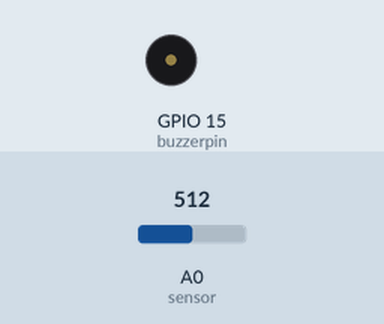
Simulated run of this sketch. Board: ESP8266 (NodeMCU). Parts: buzzer (waves = sounding, pin HIGH). Inputs (shaded band) come from the test bench; at power-on: A0 (sensor) = 512. WiFi joins after 1.5 s; servers stay silent unless stated; what the sketch prints to the serial monitor is not drawn.

Above: at 2.7 s.
2.8 s: A0 (sensor) set to 265
6.3 s: A0 (sensor) set to 244
At 8.3 s:
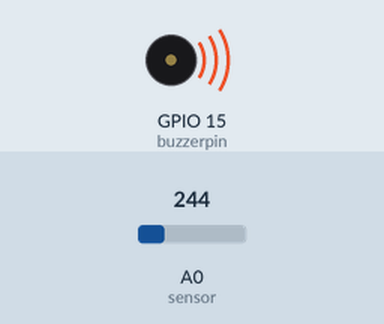
9.8 s: A0 (sensor) set to 260
At 11.7 s:
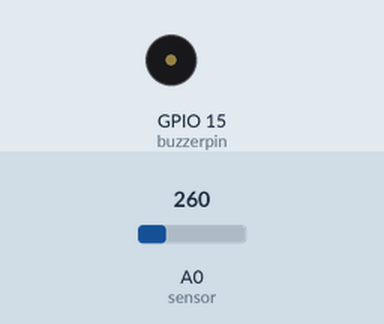
13.3 s: A0 (sensor) set to 240
At 14.9 s:
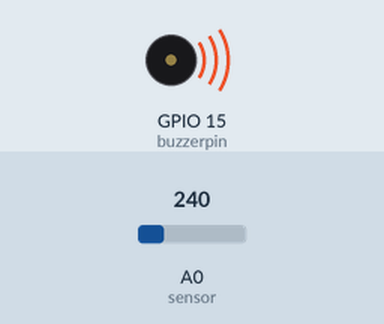
Timing chart, 0 to 16.4 s (numbered marks = the images above; inputs shaded):
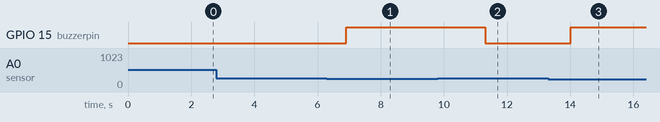

The sketch:

Gas_Leakage_Detection.ino
```cpp
#include <ESP8266WiFi.h>
int buzzerpin = 15;
int sensor = A0;
int Level = 0;


//Wifi Cedentials
unsigned long ch_no = 1886708;

char auth[] = " mwa0000027845203";

const char* ssid = "vivo 1901";  // your SSID

const char* password = "athira1901"; // your wiFi password


//Thingspeak


String apiKey = "M0KU46UK6CXWPJTL"; // API key

const char* server = "api.thingspeak.com";


WiFiClient client;

void setup()

{
pinMode(buzzerpin, OUTPUT);
Serial.begin(115200);

delay(10);

Serial.println("Connecting to ");

Serial.println(ssid);

WiFi.begin(ssid, password);

while (WiFi.status() != WL_CONNECTED)

{

delay(500);

Serial.print(".");

}

Serial.println("");

Serial.println("WiFi connected");

}

void loop()
{


Level = analogRead(sensor);
Serial.println(Level, DEC);
if (Level > 250)
{
digitalWrite(15, LOW);
delay(500);

}
else {
digitalWrite(15,HIGH);
}


if (isnan(Level))

{

Serial.println("Failed to read from MQ-2 sensor!");

return;

}


if (client.connect(server, 80)) // "184.106.153.149" or api.thingspeak.com

{

    String postStr = apiKey;

    postStr +="&field1=";

    postStr += String(Level);

    postStr += "\r\n\r\n";


    client.print("POST /update HTTP/1.1\n");

    client.print("Host: api.thingspeak.com\n");

    client.print("Connection: close\n");

    client.print("X-THINGSPEAKAPIKEY: " + apiKey + "\n");

    client.print("Content-Type: application/x-www-form-urlencoded\n");

    client.print("Content-Length: ");

    client.print(postStr.length());

    client.print("\n\n");

    client.print(postStr);

Serial.print("Gas, Smoke, Air Level: ");

Serial.println(Level);

Serial.println("Data Send to Thingspeak");

}

delay(500);

client.stop();

Serial.println("Waiting...");


// thingspeak needs minimum 15 sec delay between updates.

delay(1500);

}
```

Measured:
- the behaviour switches between 251 and 250 on A0 (sensor) (found by bisection; images 0 and 1)
- after the input at 2.8 s, every drawn part: stays the same
- after the input at 6.3 s, GPIO 15 (buzzerpin): LOW → HIGH after 0.61 s
- after the input at 9.8 s, GPIO 15 (buzzerpin): HIGH → LOW after 1.5 s
- after the input at 13.3 s, GPIO 15 (buzzerpin): LOW → HIGH after 0.72 s
